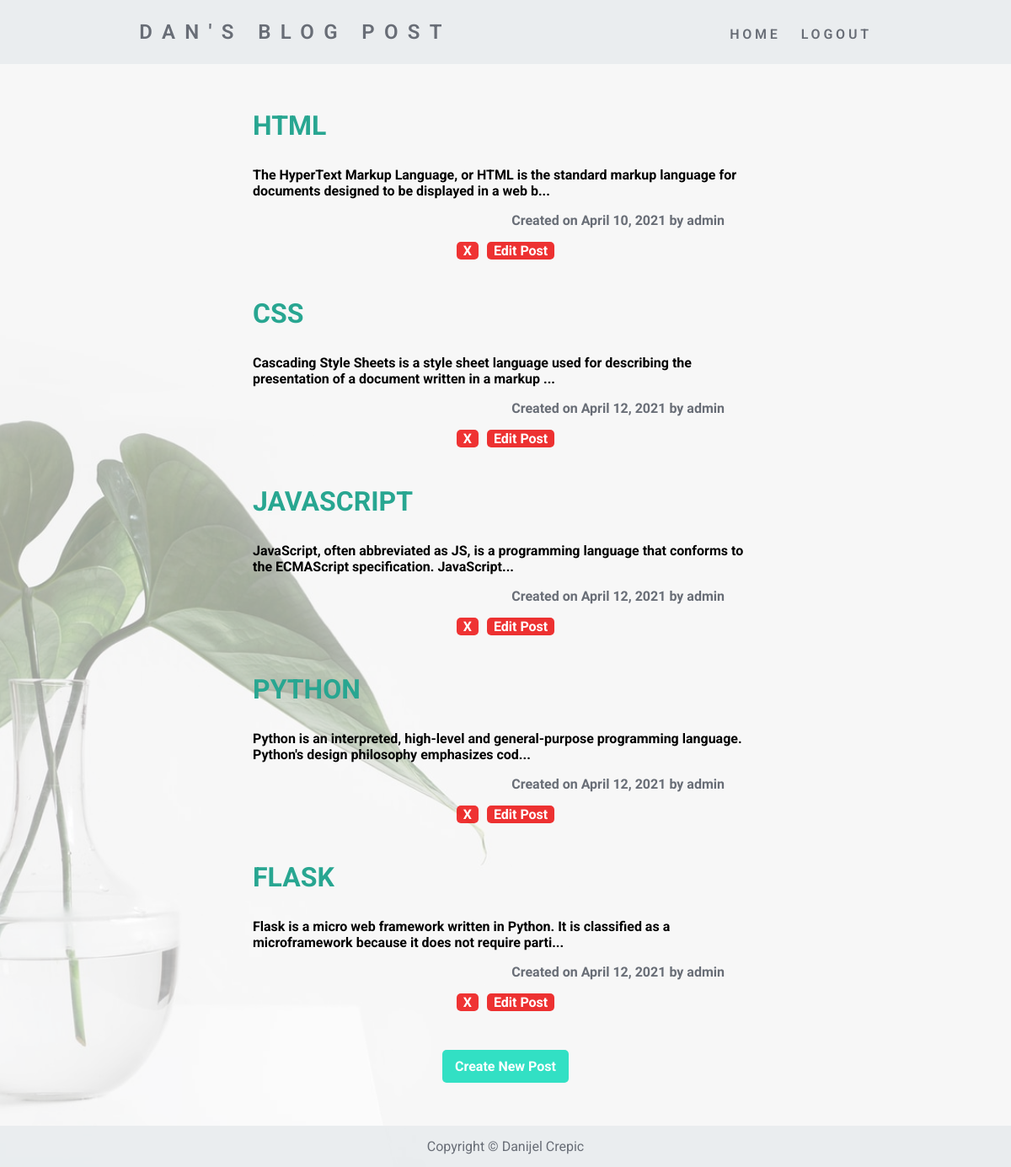
The page / (signed in) on the database its author committed.
### main.py (models this page shows)
class Posts(db.Model):
    __tablename__ = "posted_blogs"
    id = db.Column(db.Integer, primary_key=True)
    post_title = db.Column(db.String(250), nullable=False)
    post_body = db.Column(db.String(5000), nullable=False)
    date = db.Column(db.String(250), nullable=False)
    author_id = db.Column(db.Integer, db.ForeignKey("users.id"))
    author = relationship("Users", back_populates="posts")
    comments = relationship("Comments", back_populates="post")

class Users(UserMixin, db.Model):
    __tablename__ = "users"
    id = db.Column(db.Integer, primary_key=True)
    registrant_name = db.Column(db.String(200), nullable=False)
    registrant_email = db.Column(db.String(200), nullable=False, unique=True)
    registrant_password = db.Column(db.String(1000), nullable=False)
    posts = relationship("Posts", back_populates="author")
    comments = relationship("Comments", back_populates="comment_author")

### main.py (the view)
@app.route('/')
def home():
    all_posts = Posts.query.all()
    if all_posts == None:
        return render_template("base.html")
    return render_template("base.html", posts=all_posts, current_user=current_user)

### main.py (called while the page is built)
@login_manager.user_loader
def load_user(user_id):
    return Users.query.get(int(user_id))

### templates/base.html (shortened to what this page needs)
<!DOCTYPE html>
<html lang="en">
<head>
    <link rel="stylesheet" href="./static/styles.css">
</head>
<body>
    <div class="page-content">
        <div class="header-navbar">
            <div class="navbar-container">
                <p>Dan's Blog Post</p>
            <ul class="table-navbar">
                <li><a href="{{ url_for('home')}}">Home</a></li>
                {% if current_user.is_authenticated %}
                <li><a href="{{ url_for('logout')}}">Logout</a></li>
                {% endif %}
            </ul>
            </div>
        </div>
        {% block content %}
        {% if not current_user.is_authenticated %}
        <div class="container container-form">
        <div class="form-container home-content home-margin-bottom">
            <p> Welcome to My Blog Post</p>
            <a href="{{ url_for('login')}}">Log In</a>
            <h4>or</h4>
            <a href="{{ url_for('register')}}">Register</a>
        </div>
        </div>
        {% else %}
        <div class="container container-post">
        <div class="posts-container">
            {% for post in posts %}
            <h1 class="post-title"><a href="{{ url_for('show_post', post_id=post.id)}}">{{ post.post_title }}</a></h1>
            <p class="post-body">
                {{ post.post_body[:120]|safe }}...
            </p>
            <p class="edit-delete-buttons"><p class="post-date-author">Created on {{post.date }} by {{ post.author.registrant_name }}</p>
                {% if current_user.id == 1 %}
                <a href="{{ url_for('delete', post_id=post.id) }}" class="post-delete-btn">X</a>
                <a href="{{ url_for('edit', post_id=post.id) }}" class="edit-post-btn">Edit Post</a>
                {% endif %}
            </p>
            {% endfor %}
            {% if current_user.id == 1 %}
            <a href="{{ url_for('post') }}" class="create-post-btn">Create New Post</a>
            {% endif %}
        </div>
        </div>
        {% endif %}
    {% endblock %}
        <footer class="footer-style">
        <p>Copyright &copy; Danijel Crepic</p>
        </footer>
    </div>
</body>
</html>

### static/styles.css (style rules this page uses)
* { box-sizing: border-box; }
body { font-family: 'Roboto', sans-serif; margin: 0; }
a { text-decoration: none; }
a, button { cursor: pointer; }
ul { list-style-type: none }
.page-content { position: relative; width: 100vw; min-height: 100vh; overflow: hidden; }
.page-content::before { content: ""; background-image: url("./flower.jpg"); background-repeat: no-repeat; background-position: center; background-size: cover; position: absolute; top: 0; right: 0; bottom: 0; left: 0; opacity: 0.4; }
.posts-container h1, .posts-container h1 a { color: #28a691; font-weight: bold; }
.posts-container h1 { text-transform: uppercase; }
.container { position: relative; width: 100%; height: 100vh; display: flex; justify-content: center; align-items: center; background-color: rgba(232, 235, 238, 0); color: black; font-weight: bold; font-size: medium; text-align: center; }
.container.container-post { height: 100%; }
.header-navbar { position: fixed; background-color: rgba(232, 235, 238, 0.9); top: 0; width: 100%; z-index: 5; }
.header-navbar .navbar-container { display: flex; justify-content:space-around; align-items: center; text-transform: uppercase; font-size: 1.5rem; font-weight: 600; color: #686d76; margin: 0 auto; }
.header-navbar p { letter-spacing: 0.3cm; }
.table-navbar { display: flex; justify-content: space-around; align-items: center; list-style: none; padding-left: 0; }
.table-navbar li { margin: auto auto; }
.table-navbar li a { display: inline-block; padding-right: 1.5rem; margin: auto 0; font-size: 1rem; letter-spacing: 0.1cm; color: #686d76; }
.table-navbar li:last-child a { padding-right: 0; }
.footer-style { position: fixed; bottom: 0; background-color: rgba(232, 235, 238, 0.9); width: 100%; text-align:center; margin: 0 auto; }
.footer-style p { padding: 15px 0; margin: 0 auto; color: #686d76 }
.posts-container { position: relative; width: 50%; margin: 100px auto 100px auto; }
.post-title { margin-top: 30px; margin-bottom: 30px; text-align: left; }
.post-body { text-align: left; }
.post-date-author { font-family: 'Indie Flower', cursive; text-align: right; color: #686d76; font-weight: bold; padding-right: 40px; }
.post-delete-btn, .edit-post-btn, .create-post-btn { display: inline-block; color: #fff; background-color: rgba(236, 1, 1, 0.8); padding: 1px 8px; margin: 0 3px 15px 3px; border-radius: 5px; }
.create-post-btn { display: inline-block; background-color: #32e0c4; margin: 15px 0 0 0; padding: 10px 15px; }

### rows shown on the page
Posts: post_title "HTML", post_body "The HyperText Markup Language, or HTML is the standard markup language for documents designed to be displayed in a web b", date "April 10, 2021", author.registrant_name "admin"
Posts: post_title "CSS", post_body "Cascading Style Sheets is a style sheet language used for describing the presentation of a document written in a markup", date "April 12, 2021", author.registrant_name "admin"
Posts: post_title "JAVASCRIPT", post_body "JavaScript, often abbreviated as JS, is a programming language that conforms to the ECMAScript specification. JavaScript", date "April 12, 2021", author.registrant_name "admin"
Posts: post_title "PYTHON", post_body "Python is an interpreted, high-level and general-purpose programming language. Python's design philosophy emphasizes cod", date "April 12, 2021", author.registrant_name "admin"
Posts: post_title "FLASK", post_body "Flask is a micro web framework written in Python. It is classified as a microframework because it does not require parti", date "April 12, 2021", author.registrant_name "admin"
